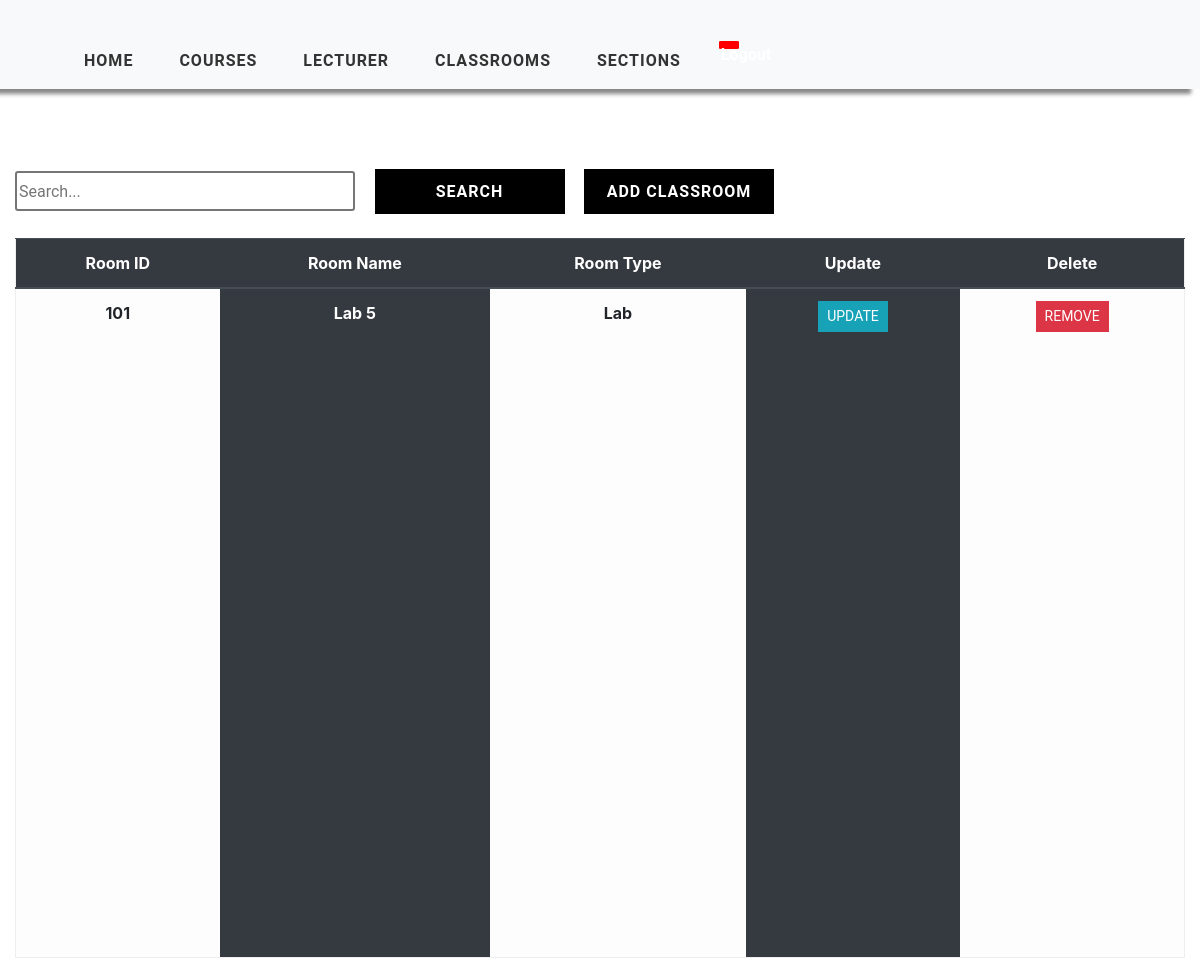
Before: /classroom_view (signed in) with the older database file.
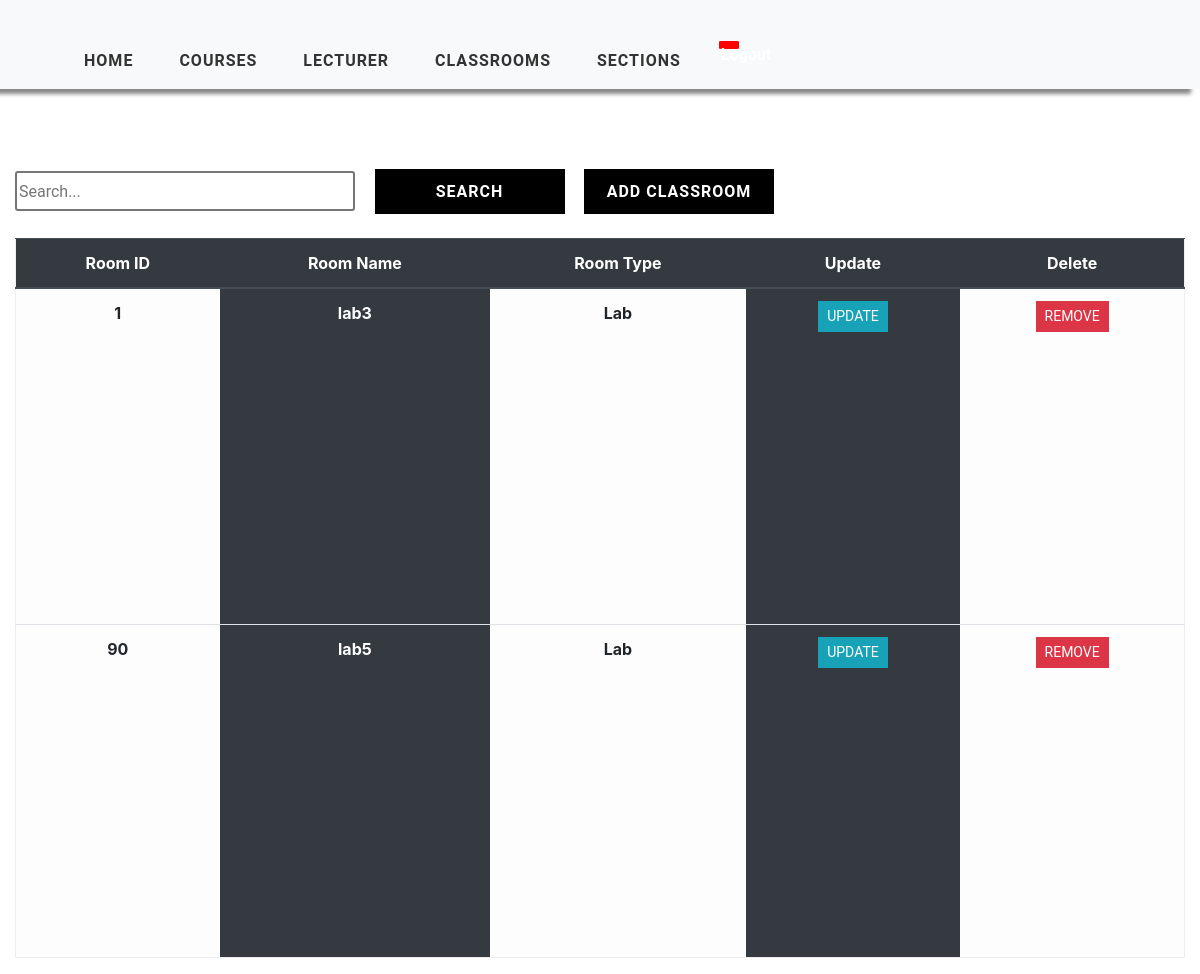
After: the same page with the newer database file.
### timetableapp/models.py (models this page shows, shortened)
class Classroom(models.Model):
    CLASSRoom_TYPE = (
        ('Theory', 'Theory'),
        ('Lab', 'Lab')
    )
    classroom_id = models.IntegerField(primary_key=True)
    classroom_name = models.CharField(max_length=2000, null=True)
    classroom_type = models.CharField(max_length=2000, null=True, choices=CLASSRoom_TYPE)

### timetableapp/views.py (the view)
# urls.py: path('classroom_view', views.ClassroomTable, name='classroom-view'),
@login_required(login_url='login')
def ClassroomTable(request):
    classrooms = Classroom.objects.all()
    context = {'classrooms': classrooms}
    return render(request, 'timetableapp/ClassroomTable.html', context)

### timetableapp/templates/timetableapp/ClassroomTable.html (shortened to what this page needs)
{% extends 'timetableapp/main.html' %}
{% load static %}
{% block content %}
    <div class="container-fluid">
    <div class="search">
        <input type="text" class="searchbox" placeholder="Search...">
        <input type="submit" value="Search" class="searchButton">
        <a href="{% url 'add-classroom' %}"><button class="searchButton">Add Classroom </button></a>
    </div>
	<div class="table-responsive-lg">
        <table class="table ">
            <thead class="thead-dark">
			<tr>
                <div class="header__item filter__link" >
                   <th scope="col" class="text-center">Room ID</th>
                </div>
                <div class="header__item filter__link">
                  <th class="text-center" scope="col">Room Name</th>
                </div>
                <div class="header__item filter__link">
                   <th class="text-center" scope="col">Room Type</th>
                </div>
                <div class="header__item filter__link">
                    <th class="text-center" scope="col"> Update</th>
                </div>
                <div class="header__item filter__link">
                     <th class="text-center" scope="col">Delete</th>
                </div>
			</tr>
            </thead>
                {% for classroom in classrooms %}
				<tr>
                        <th scope="row" class="table-light text-center">{{ classroom.classroom_id }}</th>
						<th scope="row" class="table-dark text-center"  >{{ classroom.classroom_name }}</th>
						<th scope="row" class="table-light text-center"> {{ classroom.classroom_type}}</th>
                        <th scope="row" class="table-dark text-center"> <a href="{% url 'update-classroom' classroom.classroom_id %}" class="btn btn-sm btn-info">Update</a></th>
                        <th scope="row" class="table-light text-center"> <a href="{% url 'delete-classroom' classroom.classroom_id %}" class="btn btn-sm btn-danger" >Remove</a></th>
					</tr>
                {% endfor %}
        </table>
</div>
    </div>
{% endblock %}

Changed rows visible on the page:
removed Classroom: classroom_id "101", classroom_name "Lab 5", classroom_type "Lab"
added Classroom: classroom_id "1", classroom_name "lab3", classroom_type "Lab"
added Classroom: classroom_id "90", classroom_name "lab5", classroom_type "Lab"
